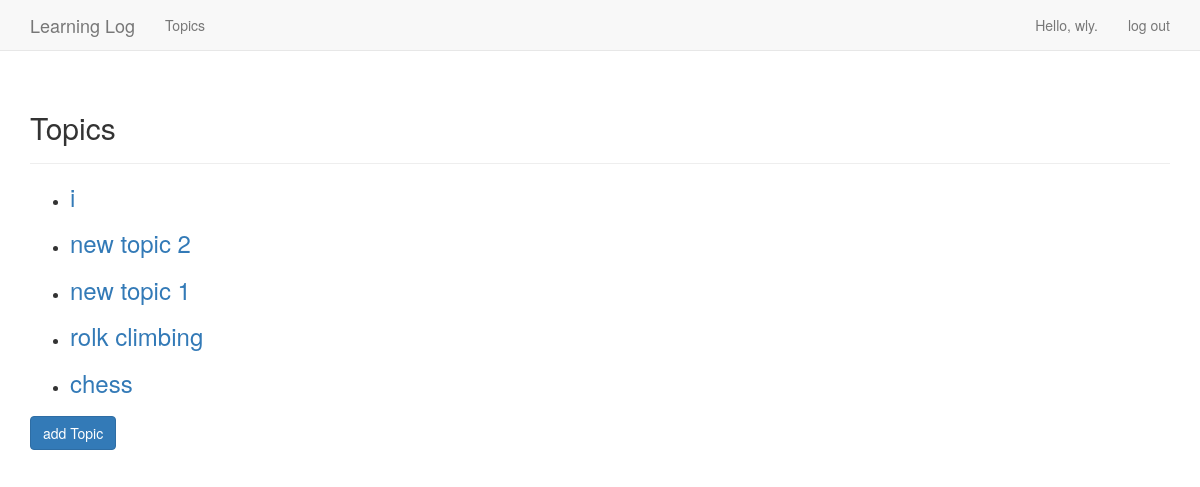
The app's page /index/topics/ (signed in) with its own data.
### learning_logs/models.py (models this page shows, shortened)
class Topic(models.Model):
    text = models.CharField(max_length = 200)
    time_added = models.DateTimeField(auto_now_add = True)
    owner = models.ForeignKey(User,on_delete=models.CASCADE)

### learning_logs/views.py (the view)
# urls.py: path('topics/', views.topics, name ="topics"),
@login_required
def topics(request):
    print("re==",request.user)
    topics = models.Topic.objects.filter(owner = request.user).order_by('-time_added')
    return render(request,'learn/topics.html',{'topics':topics})

### learning_logs/Templates/learn/topics.html (shortened to what this page needs)
<!DOCTYPE html>
<html>
  <head>
  </head>
  <body>
    {% extends "learn/base.html" %} {% block header%}
    <h2>Topics</h2>{% endblock header%} {% block content %}
    <ul>
      {% for topic in topics %}
      <li>
        <h3><a href="{% url 'learn:topic' topic.id %}">{{topic.text}}</a></h3>
      </li>
      {%empty%}
      <li>No topics have been added yet.</li>
      {% endfor %}
    </ul>
    <div>
      <h3><a class='btn btn-primary' href="{% url 'learn:new_topic' %}">add Topic</a></h3></div>
    {%endblock content%}

### learning_logs/Templates/learn/base.html (shortened to what this page needs)
{% load bootstrap3 %}
<!DOCTYPE html>
<html>
  <head>
    {% bootstrap_css %} {% bootstrap_javascript %}
  </head>
  <body>
    <div>
      <nav class="navbar navbar-default navbar-static-top">
        <div class="container">
          <div class="navbar-header">
            <a class="navbar-brand" href="{% url 'learn:index' %}"> Learning Log</a>
          </div>
          <div id="navbar" class="navbar-collapse collapse">
            <ul class="nav navbar-nav">
              <li><a href="{% url 'learn:topics' %}">Topics</a></li>
            </ul>
            <ul class="nav navbar-nav navbar-right"> {% if user.is_authenticated %}
              <li><a>Hello, {{ user.username }}.</a></li>
              <li><a href="{% url 'users:logout' %}">log out</a></li> {% else %}
              <li><a href="{% url 'users:register' %}">register</a></li>
              <li><a href="{% url 'users:login' %}">log in</a></li> {% endif %}</ul>
          </div>
        </div>
      </nav>
      <div class="container">
        <div class="page-header">
          {% block header %}{% endblock header %}
        </div>
        <div> {% block content %}{% endblock content %}
        </div>
  </body>
</html>

### records on screen
Topic: text "i"
Topic: text "new topic 2"
Topic: text "new topic 1"
Topic: text "rolk climbing"
Topic: text "chess"

### other values on screen
{{ user.username }} "wly"
